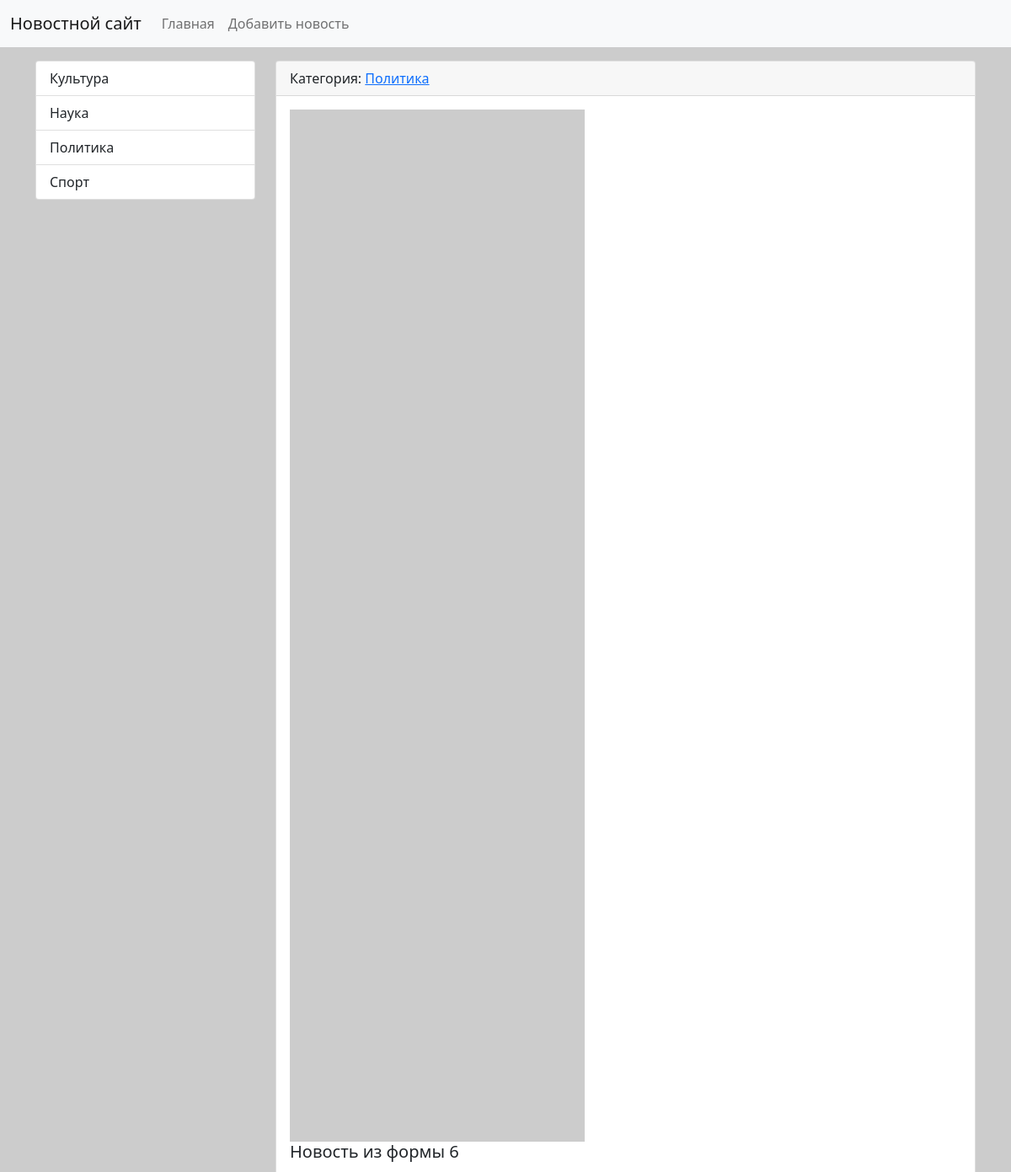
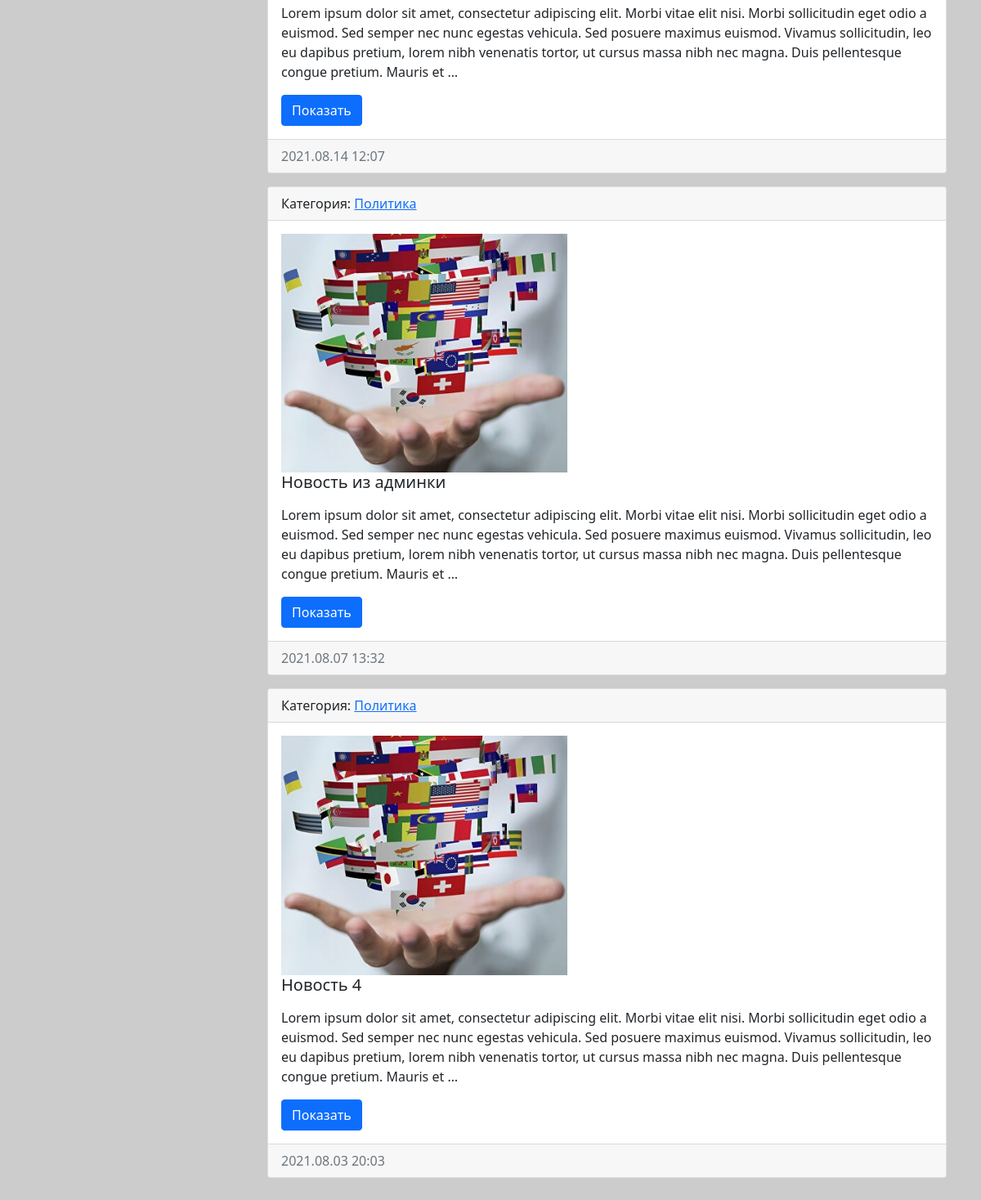
Page /category/3/ on the earlier database version (2 pictures, top to bottom).
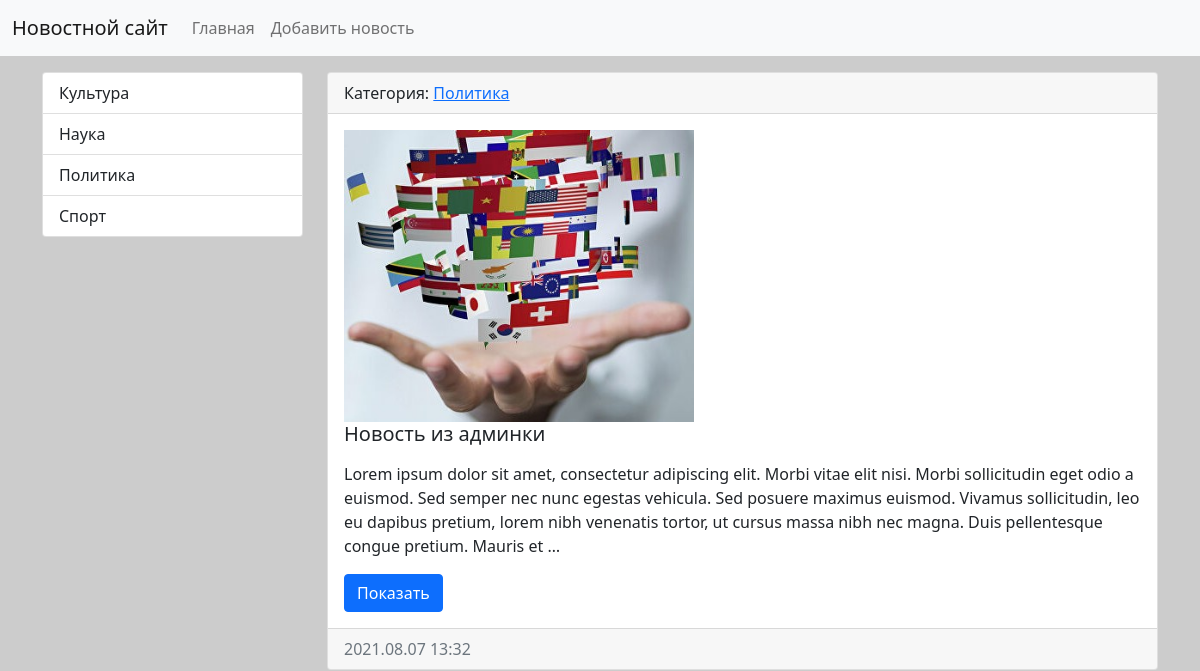
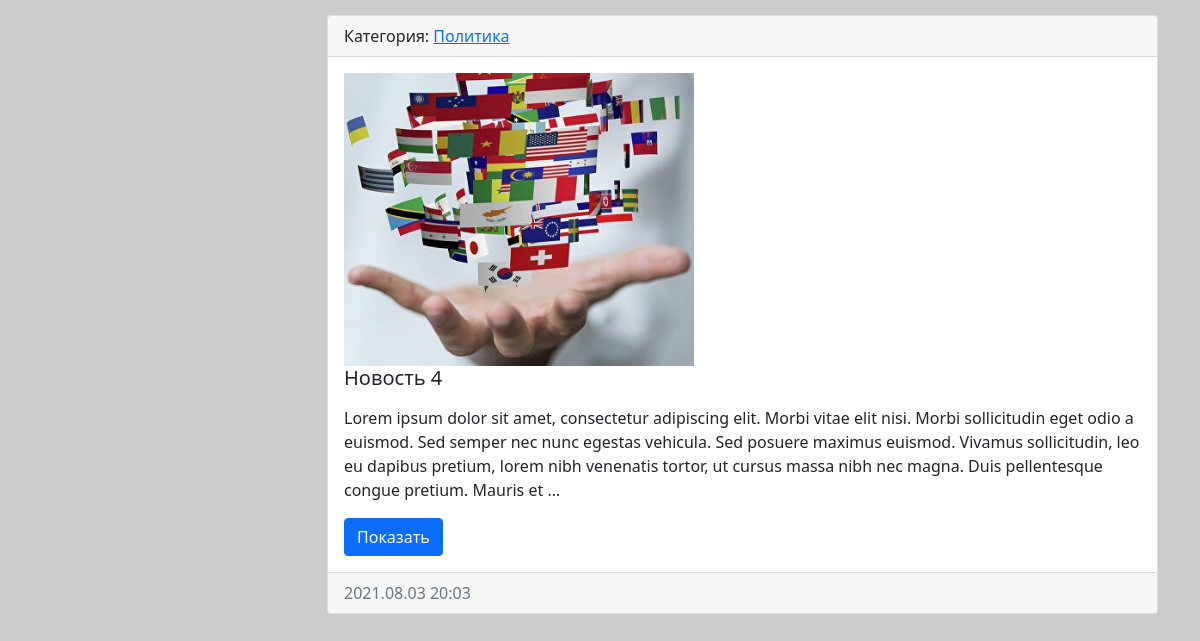
Same page on the later database version (2 pictures, top to bottom).
### news/models.py (models this page shows, shortened)
class Category(models.Model):
    title = models.CharField(
        max_length=150,
        db_index=True,
        verbose_name='Наименование категории'
    )
    def get_absolute_url(self):
        return reverse('category', kwargs={'category_id': self.pk})
    def __str__(self):
        return self.title
    class Meta:
        verbose_name = 'Категория'
        verbose_name_plural = 'Категории'
        ordering = ['title']

class News(models.Model):
    title = models.CharField(
        max_length=150,
        verbose_name='Наименование'
    )
    content = models.TextField(
        blank=True,
        verbose_name='Контент'
    )
    created_at = models.DateTimeField(
        auto_now_add=True,
        verbose_name='Дата публикации'
    )
    updated_at = models.DateTimeField(
        auto_now=True,
        verbose_name='Дата обновления'
    )
    photo = models.ImageField(
        upload_to='photos/%Y/%m/%d/',
        verbose_name='Фото',
        blank=True
    )
    is_published = models.BooleanField(
        default=True,
        verbose_name='Опубликовано'
    )
    category = models.ForeignKey(
        to='Category',
        on_delete=models.PROTECT,
        verbose_name='Категория'
    )
    def get_absolute_url(self):
        return reverse('view_news', kwargs={'news_id': self.pk})
    class Meta:
        verbose_name = 'Новость'
        verbose_name_plural = 'Новости'
        ordering = ['-created_at']

### news/views.py (the view)
# urls.py: path('category/<int:category_id>/', NewsByCategory.as_view(), name='category'),
class NewsByCategory(ListView):
    model = Category
    template_name = 'news/index.html'
    context_object_name = 'news'
    allow_empty = False
    def get_context_data(self, *, object_list=None, **kwargs):
        context = super(NewsByCategory, self).get_context_data(**kwargs)
        context['title'] = Category.objects.get(pk=self.kwargs['category_id'])
        return context
    def get_queryset(self):
        return News.objects.filter(category_id=self.kwargs['category_id'], is_published=True)

### news/templatetags/news_tags.py (called while the page is built)
@register.inclusion_tag('news/list_categories.html')
def show_categories():
    categories = Category.objects.all()
    return {'categories': categories}

### news/templates/news/index.html (shortened to what this page needs)
{% extends 'base.html' %}
{% block sidebar %}
{% include 'inc/_sidebar.html' %}
{% endblock %}
{% block content %}
{% for item_news in news %}
<div class="card mb-3">
    <div class="card-header">
        Категория: <a href="{{ item_news.category.get_absolute_url }}">{{ item_news.category }}</a>
    </div>
    <div class="card-body">
        {% if item_news.photo %}
        <img src="{{ item_news.photo.url }}" alt="" width="350" class="float-left mr-3">
        {% else %}
        <img src="https://picsum.photos/id/100/350/300/?blur=2" alt="" width="350" class="float-left mr-3">
        {% endif %}
        <h5 class="card-title">{{ item_news.title }}</h5>
        <p class="card-text">{{ item_news.content|linebreaks|truncatewords:50 }}</p>
        <a href="{{ item_news.get_absolute_url }}" class="btn btn-primary">Показать</a>
    </div>
    <div class="card-footer text-muted">
        {{ item_news.created_at|date:'Y.m.d H:i' }}
    </div>
</div>
{% endfor %}
{% endblock %}

### news/templates/news/list_categories.html
<div class="list-group">
    {% for item_category in categories %}
    <a href="{{ item_category.get_absolute_url }}" class="list-group-item list-group-item-action">
        {{ item_category.title }}
    </a>
    {% endfor %}
</div>

Differences in the rows shown:
no longer on this page (row edited): News: category "Политика", title "Новость из формы 6", content "Lorem ipsum dolor sit amet, consectetur adipiscing elit. Morbi vitae elit nisi. Morbi sollicitudin eget odio a euismod. Sed semper nec nunc egestas vehicula. Sed posuere maximus euismod. Vivamus sollicitudin, leo eu dapibus pretium, lorem nibh venenatis tortor, ut cursus massa nibh nec magna. Duis pellentesque congue pretium. Mauris et …", created_at "2021.08.14 12:07"
